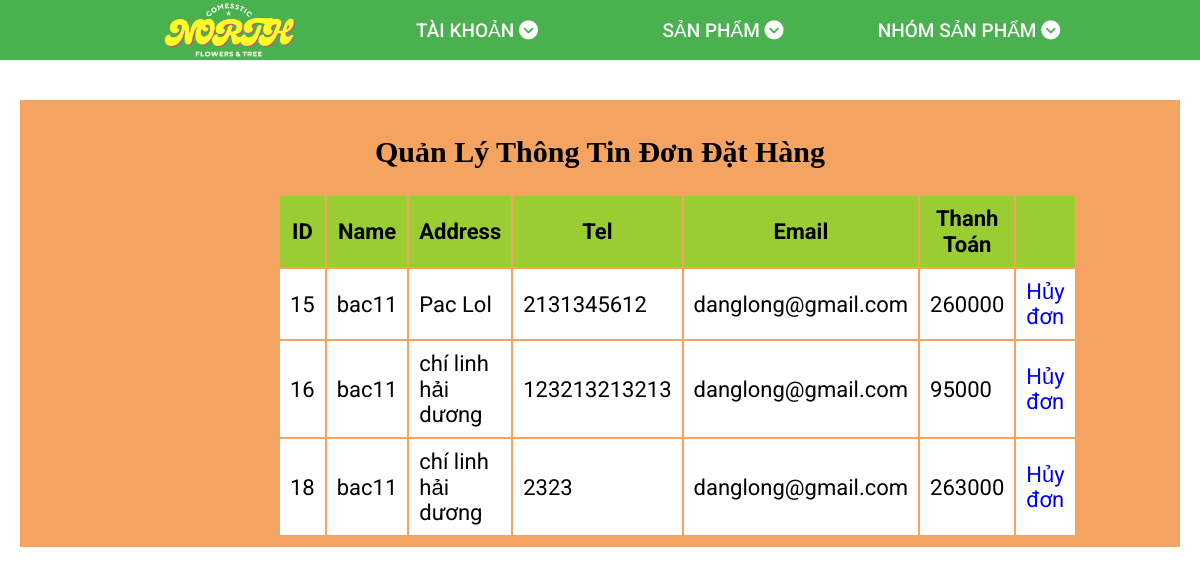
/bill_admin.php, run on the app's committed database.
### tables this page shows
CREATE TABLE `bill` (
  `id` int(12) NOT NULL,
  `name` varchar(200) NOT NULL,
  `address` varchar(200) NOT NULL,
  `tel` varchar(50) NOT NULL,
  `email` varchar(100) NOT NULL,
  `total` int(12) NOT NULL,
  `pttt` tinyint(1) NOT NULL
);

### ketnoi.php (called while the page is built, shortened)
<?php
   class ketnoi{
   private    $servername = "localhost";
   private  $username = "root";
   private   $password = "";
   private  $dbname = "vuthibacdk12cntt2";
    function __construct(){
    $this->conn = mysqli_connect( $this->servername,  $this->username,  $this->password,  $this->dbname);
}}
    ?>

### function_bill_admin.php (called while the page is built, shortened)
<?php
include "ketnoi.php";
class bill extends ketnoi{
    function hienthi(){
        $sql = "SELECT * FROM `bill` ";
        $result = mysqli_query($this->conn,$sql);
        return $result;
    }
}
?>

### bill_admin.php (the view, shortened to what this page needs)
<?php include "headerquantri.php";?>
<?php
   include "function_bill_admin.php";
$bill = new bill();
$result = $bill->hienthi();
$count= mysqli_num_rows($result);
    ?>
<!DOCTYPE html>
<html lang="en">
<head>
</head>
<body>
    <div class="example">
        <div class="container">
            <div class="row">
                <h2>Quản Lý Thông Tin Đơn Đặt Hàng</h2>
                <table class="table table-bordered">
                    <thead>
                        <tr>
                            <th>ID</th>
                            <th>Name</th>
                            <th>Address</th>
                            <th>Tel</th>
                            <th>Email</th>
                            <th>Thanh Toán</th>
                            <th></th>
                        </tr>
                    </thead>
                    <tbody>
                        <?php if ($count > 0){
                        while ($row = mysqli_fetch_assoc($result)) { ?>
                            <tr>
                                <td>
                                    <?PHP echo $row["id"] ?>
                                </td>
                                <td>
                                    <?PHP echo $row["name"] ?>
                                </td>
                                <td>
                                    <?PHP echo $row["address"] ?>
                                </td>
                                <td>
                                    <?PHP echo $row["tel"] ?>
                                </td>
                                <td>
                                    <?PHP echo $row["email"] ?>
                                </td>
                                <td>
                                <?PHP echo $row["total"]*1000 ?>
                                </td>
                                <td>
                                   <a href="xoabill.php?id=<?PHP echo $row["id"] ?>" style="text-decoration: none">Hủy đơn</a>
                                </td>
                            </tr>
                        <?PHP
                    }
                     } ?>
                    </tbody>
                </table>
            </div>
        </div>
    </div>
</body>
</html>

### assets/css/grid.css (style rules this page uses)
.row { display: flex; flex-wrap: wrap; margin-left: -4px; margin-right: -4px; }
@media (min-width: 740px) { .row { margin-left: -8px; margin-right: -8px; } }
@media (min-width: 1113px) { .row { margin-left: -12px; margin-right: -12px; } }

### assets/css/main.css (style rules this page uses)
.container { margin-top: 40px; }

### assets/css/base.css (style rules this page uses)
:root { --green-color:#49b14d; --white-color:#fff; --black-color:#000; --header-height:180px; --header-top-height:38px; --header-center-height: 80px; --header-bottom-height:calc(var(--header-height) - (var(--header-top-height) + var(--header-center-height))) }
* { box-sizing: border-box; }
html { font-size: 62.5%; font-family: 'Roboto', sans-serif; line-height: 1.6rem; margin: 0 auto; }

### bill_admin.php (style rules this page uses)
.container { background-color: sandybrown; padding-bottom: 10px; }
.container th,.container tr,.container h2,.container td { color: black; border-color: black; }
.container th { text-align: center; background-color: yellowgreen; border-color: black !important; }
.container h2 { text-align: center; width: 100%; padding-top: 10px; font-weight: 700; font-family: Cambria, Cochin, Georgia, Times, 'Times New Roman', serif; font-size: 30px; }
.container td { background-color: white; }
.example { padding: 0px 20px 0px 20px; }
.table { padding: 0px 150px 0px 270px !important; font-size: 22px; }
th,td { padding: 10px !important; }

### data on the page
bill: id "15", name "bac11", address "Pac Lol", tel "2131345612", email "danglong@gmail.com", $row['total']*1000 "260000"
bill: id "16", name "bac11", address "chí linh hải dương", tel "123213213213", email "danglong@gmail.com", $row['total']*1000 "95000"
bill: id "18", name "bac11", address "chí linh hải dương", tel "2323", email "danglong@gmail.com", $row['total']*1000 "263000"
